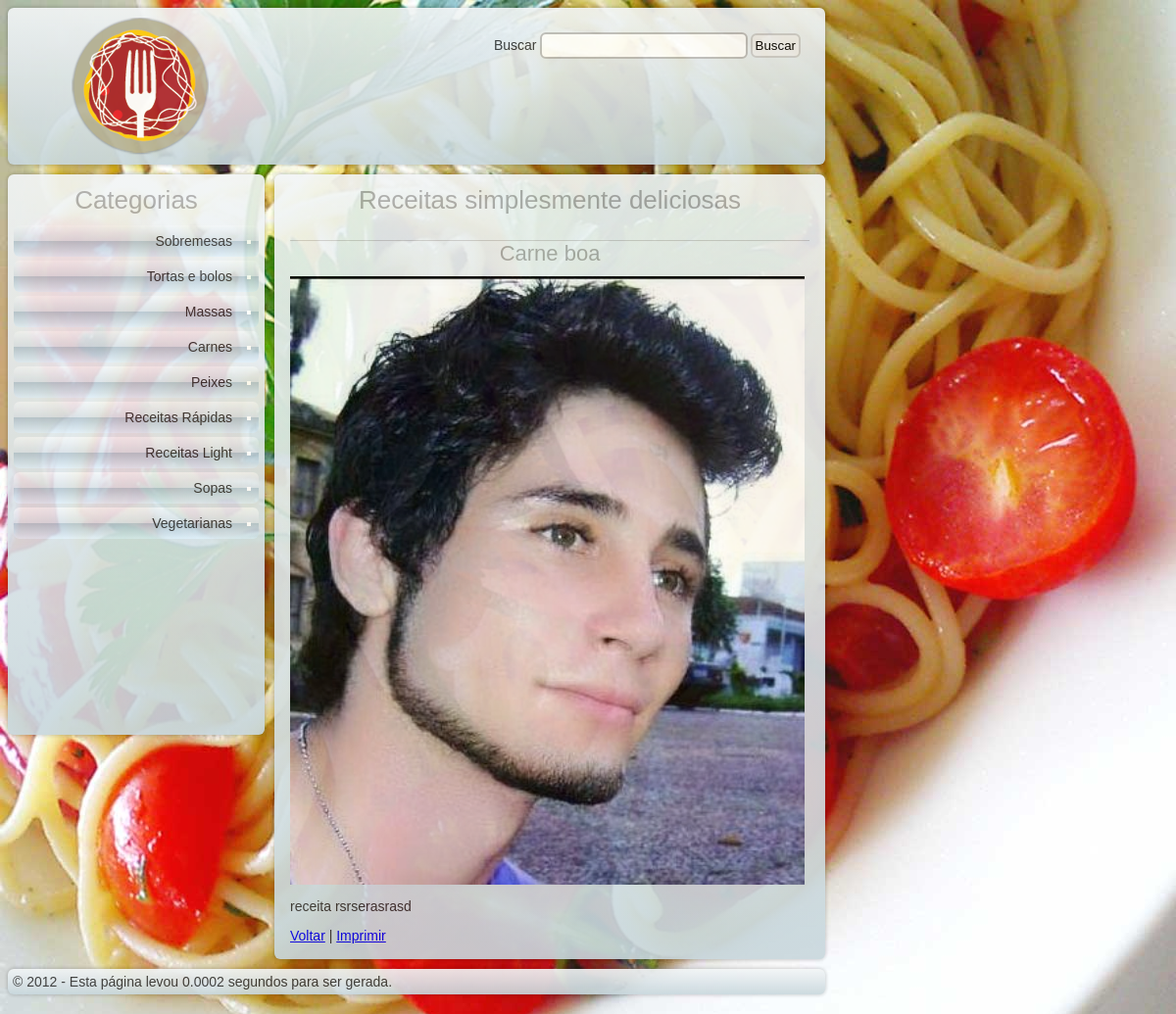
/receitas/ver/carneboa, run on the app's committed database.
### tables this page shows
CREATE TABLE IF NOT EXISTS `categorias` (
  `id_categoria` int(10) unsigned NOT NULL AUTO_INCREMENT,
  `categoria` varchar(45) NOT NULL,
  `slug_categoria` varchar(255) NOT NULL,
  PRIMARY KEY (`id_categoria`)
);

CREATE TABLE IF NOT EXISTS `receitas` (
  `id_receita` int(10) unsigned NOT NULL AUTO_INCREMENT,
  `nome` varchar(255) NOT NULL,
  `slug_receita` varchar(255) NOT NULL,
  `texto` text NOT NULL,
  `categoria` int(10) unsigned NOT NULL,
  `foto` varchar(45) DEFAULT NULL,
  `adicionada_quando` timestamp NOT NULL DEFAULT CURRENT_TIMESTAMP,
  PRIMARY KEY (`id_receita`),
  KEY `FK_receitas_categoria` (`categoria`)
);

### application/controllers/receitas.php (called while the page is built, shortened)
<?php if(!defined('BASEPATH')) exit('No direct script access allowed');
class Receitas extends CI_Controller {
	public function ver($slug_receita = null){
		$data['categorias'] = $this->db->get('categorias')->result();
		$this->db->where('slug_receita',$slug_receita);
		$data2['receita'] = $this->db->get('receitas')->result();
		$this->load->view('html_header');
		$this->load->view('cabecalho');
		$this->load->view('menu_categorias' , $data);
		$this->load->view('receita', $data2);
		$this->load->view('rodape');
		$this->load->view('html_footer');
	}
}

### index.php (called while the page is built, shortened)
<?php
require_once BASEPATH.'core/CodeIgniter.php';

### application/views/menu_categorias.php (the view)
<div id="menu_de_categorias" class="gradiente0 sombra radious">
	<h2>Categorias</h2>
	<ul>
		<?php foreach($categorias as $cat):?>
			<li class='gradiente1 radious'>
				<?php
				echo anchor(
					'receitas/categoria/'.$cat->slug_categoria,
					$cat->categoria
				);
				?>
			</li>
		<?php endforeach;?>
	</ul>
</div>

### application/views/receita.php
<div id="conteudo" class="gradiente0 sombra radious">
	<?php
	echo heading("Receitas simplesmente deliciosas",2);
	?>
	<div id="receita">
	<?php
	foreach($receita as $rec){
		echo heading($rec->nome,3);
		echo img('assets/imgs/receitas/'.$rec->foto);
		echo "<p>" . nl2br($rec->texto) . "</p>";
	}
	?>
	<a href="javascript:history.go(-1)">Voltar</a> | <a href="javascript:self.print()">Imprimir</a>
	</div>
</div>

### assets/css/layout.css (style rules this page uses)
body { background-color:#EFEFEF; font-family: Lucida Grande, Verdana, Geneva, Sans-serif;font-size: 14px; color: #333; background-image: url('../imgs/pasta.jpg'); background-attachment: fixed }
.gradiente0 { background: #f2f5f6; background: -moz-linear-gradient(top, #f2f5f6 0%, #e3eaed 37%, #c8d7dc 100%); background: -webkit-gradient(linear, left top, left bottom, color-stop(0%,#f2f5f6), color-stop(37%,#e3eaed), color-stop(100%,#c8d7dc)); background: -webkit-linear-gradient(top, #f2f5f6 0%,#e3eaed 37%,#c8d7dc 100%); background: -o-linear-gradient(top, #f2f5f6 0%,#e3eaed 37%,#c8d7dc 100%); background: -ms-linear-gradient(top, #f2f5f6 0%,#e3eaed 37%,#c8d7dc 100%); background: linear-gradient(top, #f2f5f6 0%,#e3eaed 37%,#c8d7dc 100%); filter: progid:DXImageTransform.Microsoft.gradient( startColorstr='#f2f5f6', endColorstr='#c8d7dc',GradientType=0 ); }
.gradiente1 { background: #f2f6f8; background: -moz-linear-gradient(top, #f2f6f8 0%, #d8e1e7 50%, #b5c6d0 51%, #e0eff9 100%); background: -webkit-gradient(linear, left top, left bottom, color-stop(0%,#f2f6f8), color-stop(50%,#d8e1e7), color-stop(51%,#b5c6d0), color-stop(100%,#e0eff9)); background: -webkit-linear-gradient(top, #f2f6f8 0%,#d8e1e7 50%,#b5c6d0 51%,#e0eff9 100%); background: -o-linear-gradient(top, #f2f6f8 0%,#d8e1e7 50%,#b5c6d0 51%,#e0eff9 100%); background: -ms-linear-gradient(top, #f2f6f8 0%,#d8e1e7 50%,#b5c6d0 51%,#e0eff9 100%); background: linear-gradient(top, #f2f6f8 0%,#d8e1e7 50%,#b5c6d0 51%,#e0eff9 100%); filter: progid:DXImageTransform.Microsoft.gradient( startColorstr='#f2f6f8', endColorstr='#e0eff9',GradientType=0 ); }
.sombra { -webkit-box-shadow: 0px 0px 4px 0px rgba(26, 26, 26, 0.3);-moz-box-shadow: 0px 0px 4px 0px rgba(26, 26, 26, 0.3);box-shadow: 0px 0px 4px 0px rgba(26, 26, 26, 0.3); }
.radious { -webkit-border-radius: 6px; -moz-border-radius: 6px; border-radius: 6px; }
#cabecalho img { margin-left:60px;margin-top: 5px;margin-bottom: 5px }
#menu_de_categorias { background-color:#DDD; float:left; width:250px; height:560px; float:left; padding:6px;opacity: 0.91 }
#menu_de_categorias ul, #conteudo ul { margin: 0px; padding: 0px; }
#menu_de_categorias ul li, #conteudo ul li { padding:8px; margin-bottom:4px; text-align: right; color:#FFF; list-style:square; list-style-position:inside; direction: rtl; }
#menu_de_categorias a, #conteudo ul li a { font-family: 'Lucida Sans Unicode', 'Lucida Grande', sans-serif; text-decoration: none; color:#333; }
#conteudo { float:left; width:550px; margin-left:10px; background-color:#DDD; padding:6px; min-height: 560px; opacity: 0.91 }
#conteudo h2, #menu_de_categorias h2 { text-align: center; color:#AAA; font-size:26px; padding:0px; margin-top:5px; margin-bottom:10px; font-family: Century Gothic, sans-serif; font-weight: lighter; }
#conteudo h3 { text-align: center; color:#AAA; font-size:22px; padding:0px; margin-top:5px; margin-bottom:10px; font-family: Century Gothic, sans-serif; font-weight: lighter; border-top:#CCC solid 1px }
#receita { padding:10px; }
#receita img { width:525px; }
#formbusca input[type=text] { border:#BBB solid 2px; width: 200px; padding:4px;-webkit-border-radius: 6px; -moz-border-radius: 6px; border-radius: 6px; margin-right: 3px;margin-left: 3px }
#formbusca input[type=submit] { border:#CCC solid 2px; padding:3px;-webkit-border-radius: 6px; -moz-border-radius: 6px; border-radius: 6px; }

### data on the page
categorias: slug_categoria+categoria "Sobremesas"
categorias: slug_categoria+categoria "Tortas e bolos"
categorias: slug_categoria+categoria "Massas"
categorias: slug_categoria+categoria "Carnes"
categorias: slug_categoria+categoria "Peixes"
categorias: slug_categoria+categoria "Receitas Rápidas"
categorias: slug_categoria+categoria "Receitas Light"
categorias: slug_categoria+categoria "Sopas"
categorias: slug_categoria+categoria "Vegetarianas"
receitas: nome "Carne boa", foto (picture), texto "receita rsrserasrasd"

### other printed values
form_label("Buscar","busca") "Buscar"
heading("Receitas simplesmente deliciosas",2) "Receitas simplesmente deliciosas"
$this->benchmark->elapsed_time() "0.0002"
